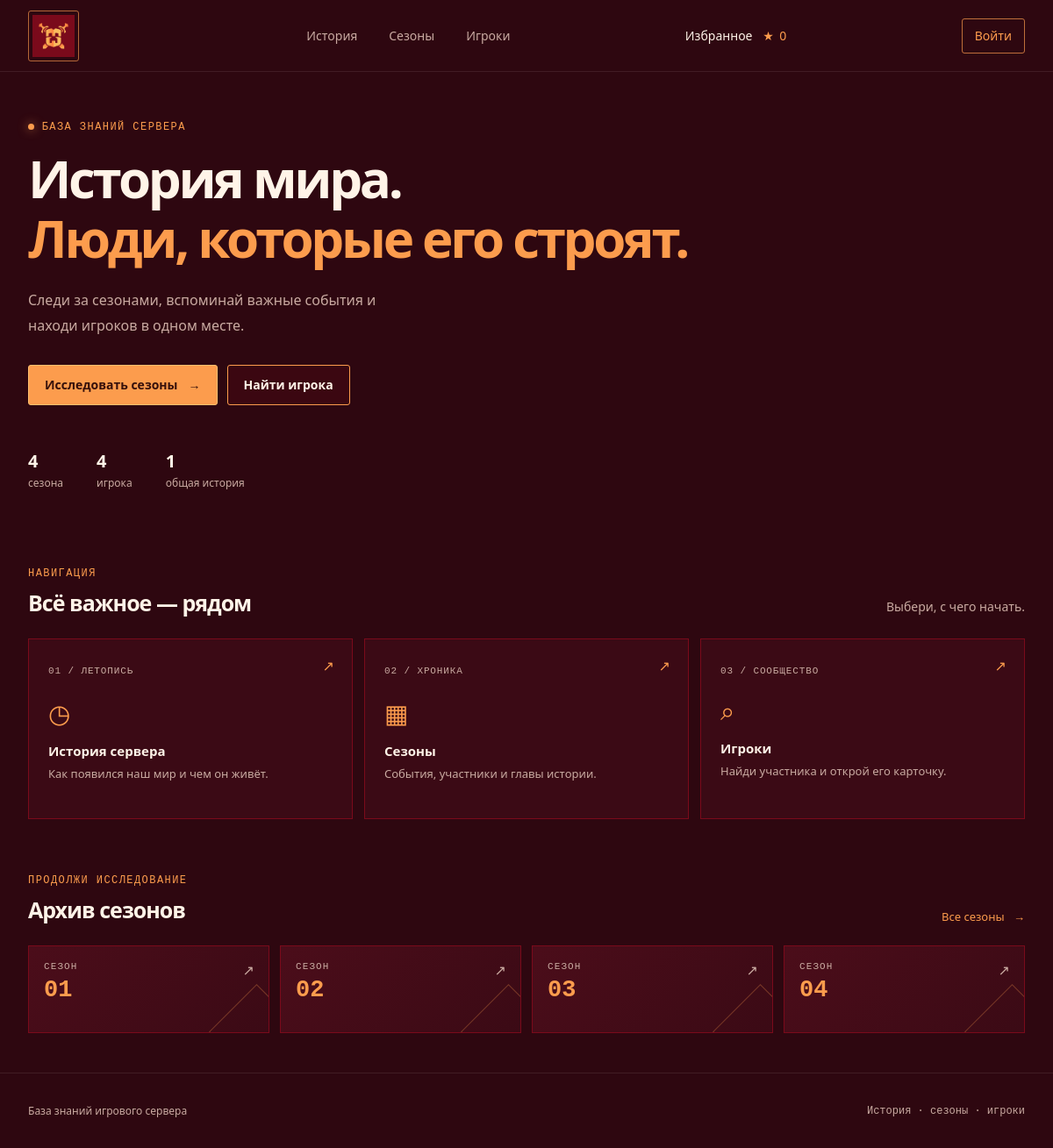
The page / on the database its author committed.
### tables this page shows
CREATE TABLE seasons (
                id INTEGER PRIMARY KEY,
                history_text TEXT
            );

### mineshield.py (the view)
@app.get("/")
def home():
    return render_template(
        "index.html",
        player_count=get_player_count(),
        seasons=get_seasons(),
        announcements=get_announcements(),
    )

### mineshield.py (called while the page is built, shortened)
@app.context_processor
def inject_template_state() -> dict[str, Any]:
    static_dir = Path(app.static_folder or BASE_DIR / "static")
    return {
        "logo_available": (static_dir / "images" / "logo.png").is_file(),
        "current_user": get_current_user(),
        "csrf_token": get_csrf_token,
    }

def get_current_user() -> dict[str, str] | None:
    username = session.get("username")
    if not username:
        return None

def connect_db(db_path: Path | str | None = None) -> sqlite3.Connection:
    connection = sqlite3.connect(db_path or DB_PATH)
    connection.row_factory = sqlite3.Row
    return connection

def get_seasons() -> list[sqlite3.Row]:
    connection = connect_db()
    try:
        return connection.execute(
            "SELECT id, history_text FROM seasons ORDER BY id"
        ).fetchall()
    finally:
        connection.close()

def get_player_count() -> int:
    connection = connect_db()
    try:
        return connection.execute("SELECT COUNT(*) FROM players").fetchone()[0]
    finally:
        connection.close()

def get_announcements(limit: int = 5) -> list[sqlite3.Row]:
    connection = connect_db()
    try:
        return connection.execute(
            """
            SELECT announcements.text, announcements.created_at, players.name
            FROM announcements
            JOIN players ON players.id = announcements.player_id
            ORDER BY announcements.id DESC
            LIMIT ?
            """,
            (limit,),
        ).fetchall()
    finally:
        connection.close()

@app.before_request
def ensure_database_initialized() -> None:
    database_path = Path(DB_PATH).resolve()
    if database_path not in _initialized_databases:
        init_db(database_path)
        _initialized_databases.add(database_path)

### templates/index.html (shortened to what this page needs)
{% extends "base.html" %}
{% block content %}
<section class="hero">
  <div class="hero-copy">
    <p class="eyebrow"><span class="status-dot"></span> БАЗА ЗНАНИЙ СЕРВЕРА</p>
    <h1>История мира.<br><span>Люди, которые его строят.</span></h1>
    <p class="hero-description">Следи за сезонами, вспоминай важные события и находи игроков в одном месте.</p>
    <div class="hero-actions">
      <a class="button button-primary" href="{{ url_for('seasons') }}">Исследовать сезоны <span aria-hidden="true">→</span></a>
      <a class="button button-secondary" href="{{ url_for('players') }}">Найти игрока</a>
    </div>
    <div class="hero-stats">
      <div><strong>{{ seasons|length }}</strong><span>сезона</span></div>
      <div><strong>{{ player_count }}</strong><span>игрока</span></div>
      <div><strong>1</strong><span>общая история</span></div>
    </div>
  </div>
</section>
<section class="section-block">
  <div class="section-heading">
    <div>
      <p class="eyebrow">НАВИГАЦИЯ</p>
      <h2>Всё важное — рядом</h2>
    </div>
    <p class="section-subtitle">Выбери, с чего начать.</p>
  </div>
  <div class="feature-grid">
    <a class="feature-card" href="{{ url_for('history') }}">
      <span class="feature-number">01 / ЛЕТОПИСЬ</span>
      <span class="feature-icon">◷</span>
      <h3>История сервера</h3>
      <p>Как появился наш мир и чем он живёт.</p>
      <span class="card-arrow" aria-hidden="true">↗</span>
    </a>
    <a class="feature-card" href="{{ url_for('seasons') }}">
      <span class="feature-number">02 / ХРОНИКА</span>
      <span class="feature-icon">▦</span>
      <h3>Сезоны</h3>
      <p>События, участники и главы истории.</p>
      <span class="card-arrow" aria-hidden="true">↗</span>
    </a>
    <a class="feature-card" href="{{ url_for('players') }}">
      <span class="feature-number">03 / СООБЩЕСТВО</span>
      <span class="feature-icon">⌕</span>
      <h3>Игроки</h3>
      <p>Найди участника и открой его карточку.</p>
      <span class="card-arrow" aria-hidden="true">↗</span>
    </a>
  </div>
</section>
<section class="section-block season-preview">
  <div class="section-heading">
    <div>
      <p class="eyebrow">ПРОДОЛЖИ ИССЛЕДОВАНИЕ</p>
      <h2>Архив сезонов</h2>
    </div>
    <a class="text-link" href="{{ url_for('seasons') }}">Все сезоны <span aria-hidden="true">→</span></a>
  </div>
  <div class="season-strip">
    {% for season in seasons %}
    <a class="season-tile" href="{{ url_for('season_detail', season_id=season.id) }}">
      <span>СЕЗОН</span><strong>{{ "%02d"|format(season.id) }}</strong><span class="tile-arrow" aria-hidden="true">↗</span>
    </a>
    {% endfor %}
  </div>
</section>
{% endblock %}

### static/style.css (style rules this page uses)
:root { color-scheme: dark; --bg: #2e0710; --panel: #3b0a15; --panel-soft: #4b0d1a; --line: #7a0a1b; --text: #fff4e8; --muted: #c9aaa1; --gold: #fc9c4d; --gold-light: #ffc16f; --mono: "DM Mono", Consolas, monospace; --sans: "Segoe UI", sans-serif; }
* { box-sizing: border-box; }
body { margin: 0; min-width: 320px; background: var(--bg); color: var(--text); font-family: var(--sans); -webkit-font-smoothing: antialiased; }
a { color: inherit; text-decoration: none; }
.hero { min-height: 530px; display: grid; grid-template-columns: 1fr; align-items: center; }
.hero-copy { padding: 48px 0 45px; }
.eyebrow { margin: 0 0 18px; color: var(--gold); font: 12px var(--mono); letter-spacing: .12em; }
.status-dot { display: inline-block; width: 7px; height: 7px; border-radius: 50%; background: var(--gold); box-shadow: 0 0 12px rgba(252,156,77,.7); }
.hero h1, .page-hero h1, .not-found h1 { margin: 0; font-size: clamp(42px, 5vw, 66px); line-height: 1.13; letter-spacing: -.055em; font-weight: 700; }
.hero h1 span, .page-hero h1 span, .not-found h1 span { color: var(--gold); }
.hero-description { max-width: 440px; margin: 22px 0 0; color: var(--muted); font-size: 16px; line-height: 1.8; }
.hero-actions { display: flex; flex-wrap: wrap; gap: 11px; margin-top: 30px; }
.button { min-height: 46px; padding: 0 18px; display: inline-flex; align-items: center; justify-content: center; gap: 12px; border: 1px solid rgba(252,156,77,.72); border-radius: 3px; font: 600 14px var(--sans); cursor: pointer; transition: background .18s ease, border-color .18s ease, transform .18s ease; }
.button-primary { border-color: var(--gold-light); background: var(--gold); color: #35100b; }
.button-secondary { border-color: var(--gold); color: var(--text); background: rgba(122,10,27,.16); }
.hero-stats { display: flex; gap: 38px; margin-top: 50px; }
.hero-stats div { display: grid; gap: 3px; }
.hero-stats strong { font-size: 20px; font-weight: 700; }
.hero-stats span { color: var(--muted); font-size: 12px; }
.section-block { padding: 35px 0 45px; }
.section-heading { display: flex; align-items: end; justify-content: space-between; gap: 20px; margin-bottom: 24px; }
.section-heading .eyebrow { margin-bottom: 9px; }
.section-heading h2, .next-step h2 { margin: 0; font-size: 25px; letter-spacing: -.04em; }
.section-subtitle { margin: 0 0 3px; color: var(--muted); font-size: 14px; }
.feature-grid { display: grid; grid-template-columns: repeat(3, 1fr); gap: 13px; }
.feature-card { position: relative; min-height: 206px; padding: 22px; border: 1px solid var(--line); background: var(--panel); transition: border-color .2s ease, transform .2s ease; }
.feature-number { color: var(--muted); font: 11px var(--mono); letter-spacing: .08em; }
.feature-icon { display: block; margin-top: 24px; color: var(--gold); font: 29px var(--mono); }
.feature-card h3 { margin: 13px 0 7px; font-size: 15px; }
.feature-card p { margin: 0; color: var(--muted); font-size: 13px; }
.card-arrow { position: absolute; top: 19px; right: 20px; color: var(--gold); font-size: 16px; }
.text-link { color: var(--gold); font-size: 13px; }
.text-link span { margin-left: 7px; }
.season-preview { padding-top: 18px; }
.season-strip { display: grid; grid-template-columns: repeat(4, 1fr); gap: 12px; }
.season-tile { position: relative; min-height: 100px; padding: 17px; border: 1px solid var(--line); background: linear-gradient(135deg, var(--panel-soft), var(--panel)); overflow: hidden; }
.season-tile::after { content: ""; position: absolute; width: 75px; height: 75px; right: -25px; bottom: -38px; border: 1px solid rgba(252,156,77,.3); transform: rotate(45deg); }
.season-tile > span:first-child { display: block; color: var(--muted); font: 11px var(--mono); letter-spacing: .1em; }
.season-tile strong { display: block; margin-top: 6px; color: var(--gold); font: 700 27px var(--mono); }
.season-tile .tile-arrow { position: absolute; top: 16px; right: 16px; color: var(--muted); }

### rows shown on the page
seasons: id "01"
seasons: id "02"
seasons: id "03"
seasons: id "04"

### other values the page prints
{{ seasons|length }} "4"
{{ player_count }} "4"
